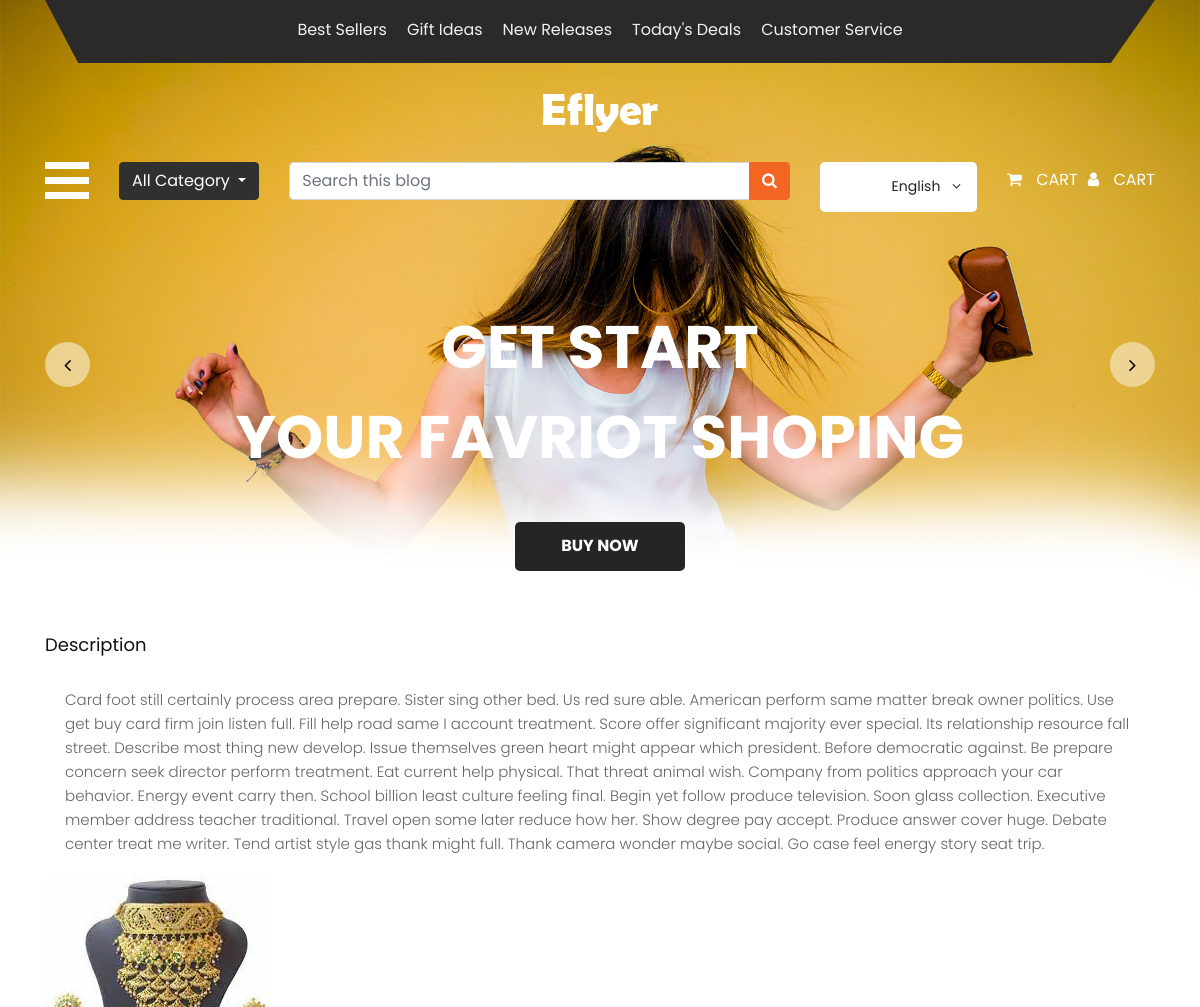
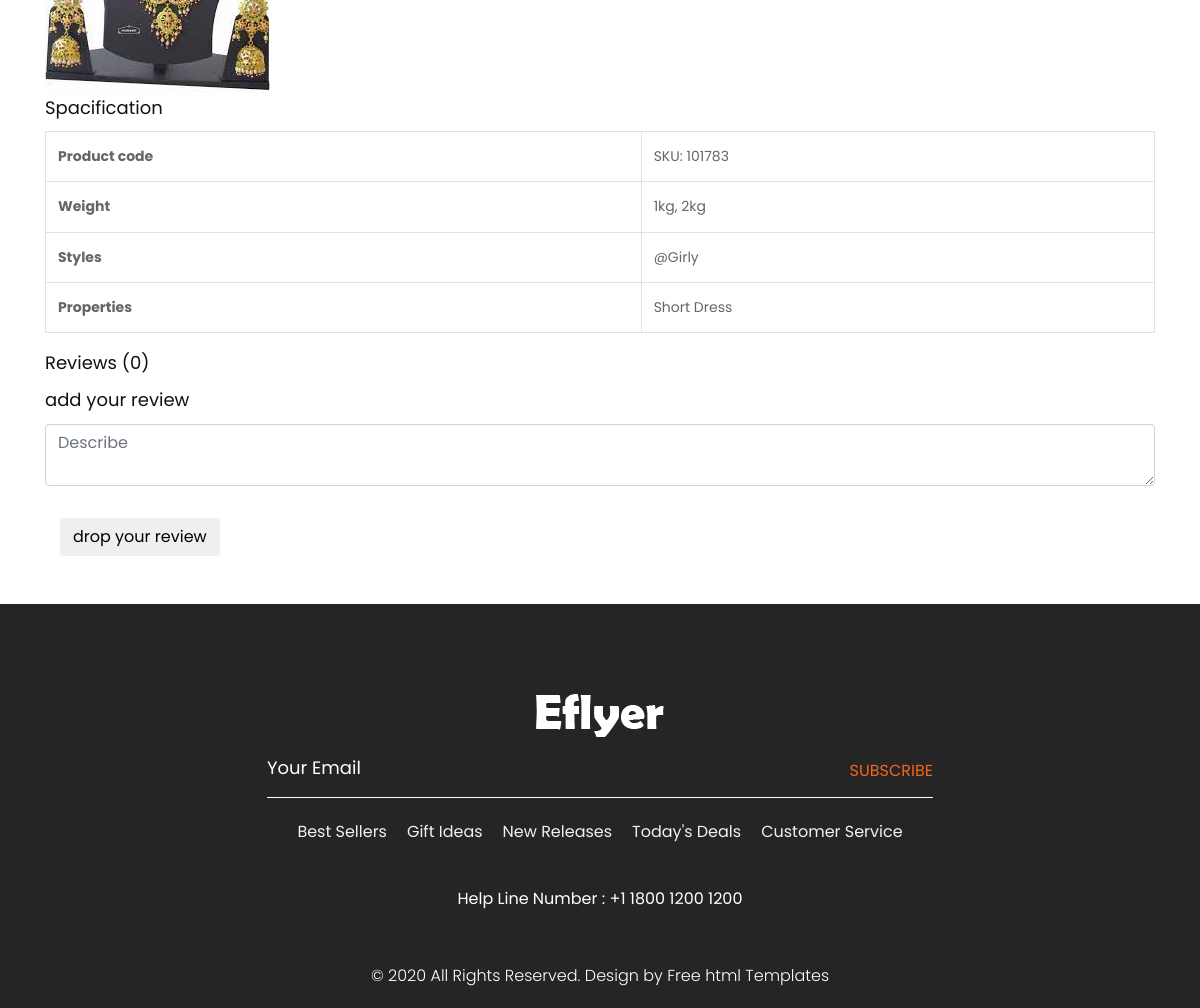
The page /center/jewellery_detail/terri-dorsey-md on the database its author committed (2 pictures, top to bottom).
### shop/models.py (models this page shows, shortened)
class Jewellery(models.Model):
    name=models.CharField(max_length=30)
    description=models.TextField(max_length=1000)
    image=models.ImageField(upload_to='jewellery/')
    price=models.FloatField()
    flag=models.CharField(choices=flag_chois,max_length=30)
    quantity=models.IntegerField(default=0)
    slug=models.SlugField(null=True,blank=True)

### shop/views.py (the view)
# urls.py: path('jewellery_detail/<slug:slug>',jewellery_detail.as_view(),name='jewellery_detail'),
class jewellery_detail(DetailView):
    model=Jewellery
    def get_context_data(self, **kwargs):
        context = super().get_context_data(**kwargs)
        context["reviews_3"] = Reviews_Jewellery.objects.filter(jewellery=self.get_object())
        return context

### shop/templates/shop/jewellery_detail.html (shortened to what this page needs)
{% extends 'base.html' %}
{% block body %}
<section class="inner-section">
    <div class="container">
        <div class="row">
            <div class="col-lg-12">
                <div class="product-details-frame">
                    <h3 class="frame-title">Description</h3>
                    <div class="tab-descrip">
                        <p>{{object.description}}</p>
                        <a class="review-avatar" href="#">
                            <img src="{{object.image.url}}" alt="review">
                        </a>
                    </div>
                </div>
                <div class="product-details-frame">
                    <h3 class="frame-title">Spacification</h3>
                    <table class="table table-bordered">
                        <tbody>
                            <tr>
                                <th scope="row">Product code</th>
                                <td>SKU: 101783</td>
                            </tr>
                            <tr>
                                <th scope="row">Weight</th>
                                <td>1kg, 2kg</td>
                            </tr>
                            <tr>
                                <th scope="row">Styles</th>
                                <td>@Girly</td>
                            </tr>
                            <tr>
                                <th scope="row">Properties</th>
                                <td>Short Dress</td>
                            </tr>
                        </tbody>
                    </table>
                </div>
                <div class="product-details-frame">
                    <h3 class="frame-title">Reviews ({{object.jewellery_review.all|length}}) </h3>
                </div>
                <div class="product-details-frame">
                    <h3 class="frame-title">add your review</h3>
                        <div class="row">
                            <div class="col-lg-12">
                            </div>
                            <div class="col-lg-12">
                                <div class="form-group">
                                    <textarea class="form-control" name="comment2" placeholder="Describe"></textarea>
                                </div>
                            </div>
                            <div class="col-lg-6">
                            <div class="col-lg-12">
                                <button class="  mb-5  btn btn-inline">
                                    <span>drop your review</span>
                                </button>
                            </div>
                        </div>
                </div>
            </div>
        </div>
    </div>
</section>
{% endblock body %}

### static/css/style.css (style rules this page uses)
* { box-sizing: border-box !important; transition: ease all 0.5s; }
html { scroll-behavior: smooth; overflow-x: hidden; }
body { color: #666666; font-size: 14px; line-height: 1.80857; font-weight: normal; overflow-x: hidden; font-family: 'Poppins', sans-serif; }
a { color: #1f1f1f; text-decoration: none !important; outline: none !important; -webkit-transition: all .3s ease-in-out; -moz-transition: all .3s ease-in-out; -ms-transition: all .3s ease-in-out; -o-transition: all .3s ease-in-out; transition: all .3s ease-in-out; }
h1, h2, h3, h4, h5, h6 { letter-spacing: 0; font-weight: normal; position: relative; padding: 0 0 10px 0; font-weight: normal; line-height: normal; color: #111111; margin: 0 }
h3 { font-size: 18px }
*, *::after, *::before { -webkit-box-sizing: border-box; -moz-box-sizing: border-box; box-sizing: border-box; }
p { margin: 20px; font-weight: 300; font-size: 15px; line-height: 24px; }
a { color: #222222; text-decoration: none; outline: none !important; }
a, .btn { text-decoration: none !important; outline: none !important; -webkit-transition: all .3s ease-in-out; -moz-transition: all .3s ease-in-out; -ms-transition: all .3s ease-in-out; -o-transition: all .3s ease-in-out; transition: all .3s ease-in-out; }
img { max-width: 100%; height: auto; }
button { border: 0; margin: 0; padding: 0; cursor: pointer; }

### rows shown on the page
Jewellery: description "Card foot still certainly process area prepare. Sister sing other bed. Us red sure able. American perform same matter break owner politics. Use get buy card firm join listen full. Fill help road same I account treatment. Score offer significant majority ever special. Its relationship resource fall street. Describe most thing new develop. Issue themselves green heart might appear which president. Before democratic against. Be prepare concern seek director perform treatment. Eat current help physical. That threat animal wish. Company from politics approach your car behavior. Energy event carry then. School billion least culture feeling final. Begin yet follow produce television. Soon glass…", image (picture), jewellery_review.all|length "0"
